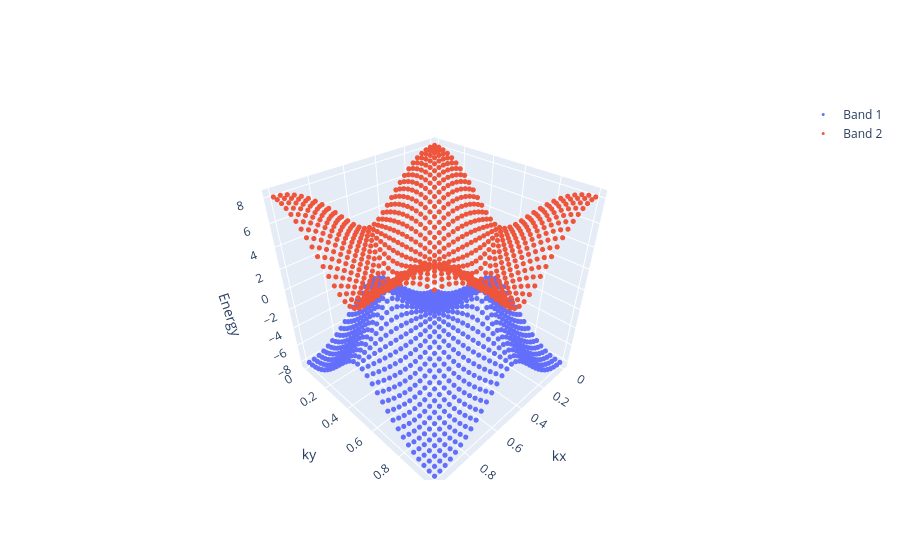

The notebook cell saved with this chart:
### Code cell
import plotly.graph_objects as go

fig3d = go.Figure(data=[
    go.Scatter3d(
        x=k_pts[:, 0],
        y=k_pts[:, 1],
        z=energy_bands[:, i],
        mode='markers',
        marker=dict(size=3),
        name=f'Band {i+1}'
    )
    for i in range(energy_bands.shape[1])
])

fig3d.update_layout(
    # title="Graphene Energy Bands",
    scene=dict(
        xaxis_title="kx",
        yaxis_title="ky",
        zaxis_title="Energy"
    )
)

fig3d.show()

### Figure 1 — Plotly figure (JSON) as saved in the notebook; plotly's stock layout.template omitted (floating-point values rounded to 4 significant figures; data arrays with more than 128 entries replaced by an {"elided": "..."} marker saying what was removed)
{"data": [{"marker": {"size": 3}, "mode": "markers", "name": "Band 1", "type": "scatter3d", "x": {"elided": "961 float values"}, "y": {"elided": "961 float values"}, "z": {"elided": "961 float values"}}, {"marker": {"size": 3}, "mode": "markers", "name": "Band 2", "type": "scatter3d", "x": {"elided": "961 float values"}, "y": {"elided": "961 float values"}, "z": {"elided": "961 float values"}}], "layout": {"scene": {"xaxis": {"title": {"text": "kx"}}, "yaxis": {"title": {"text": "ky"}}, "zaxis": {"title": {"text": "Energy"}}}}}
